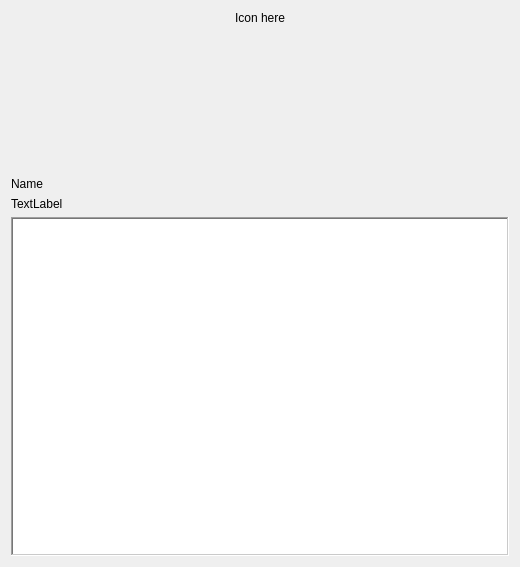
<?xml version="1.0" encoding="UTF-8"?>
<ui version="4.0">
 <class>AboutWindow</class>
 <widget class="QDialog" name="AboutWindow">
  <property name="geometry">
   <rect>
    <x>0</x>
    <y>0</y>
    <width>520</width>
    <height>567</height>
   </rect>
  </property>
  <property name="windowTitle">
   <string>Dialog</string>
  </property>
  <layout class="QVBoxLayout" name="verticalLayout">
   <item>
    <layout class="QHBoxLayout" name="horizontalLayout">
     <item>
      <widget class="QLabel" name="icon">
       <property name="sizePolicy">
        <sizepolicy hsizetype="Fixed" vsizetype="Fixed">
         <horstretch>0</horstretch>
         <verstretch>0</verstretch>
        </sizepolicy>
       </property>
       <property name="minimumSize">
        <size>
         <width>300</width>
         <height>160</height>
        </size>
       </property>
       <property name="text">
        <string>Icon here</string>
       </property>
       <property name="alignment">
        <set>Qt::AlignHCenter|Qt::AlignTop</set>
       </property>
      </widget>
     </item>
    </layout>
   </item>
   <item>
    <widget class="QLabel" name="appName">
     <property name="text">
      <string>Name</string>
     </property>
    </widget>
   </item>
   <item>
    <widget class="QLabel" name="version">
     <property name="text">
      <string>TextLabel</string>
     </property>
    </widget>
   </item>
   <item>
    <widget class="QTextEdit" name="description">
     <property name="sizePolicy">
      <sizepolicy hsizetype="Expanding" vsizetype="Expanding">
       <horstretch>0</horstretch>
       <verstretch>0</verstretch>
      </sizepolicy>
     </property>
     <property name="layoutDirection">
      <enum>Qt::LeftToRight</enum>
     </property>
     <property name="frameShape">
      <enum>QFrame::WinPanel</enum>
     </property>
     <property name="frameShadow">
      <enum>QFrame::Sunken</enum>
     </property>
    </widget>
   </item>
  </layout>
 </widget>
 <resources/>
 <connections/>
</ui>
